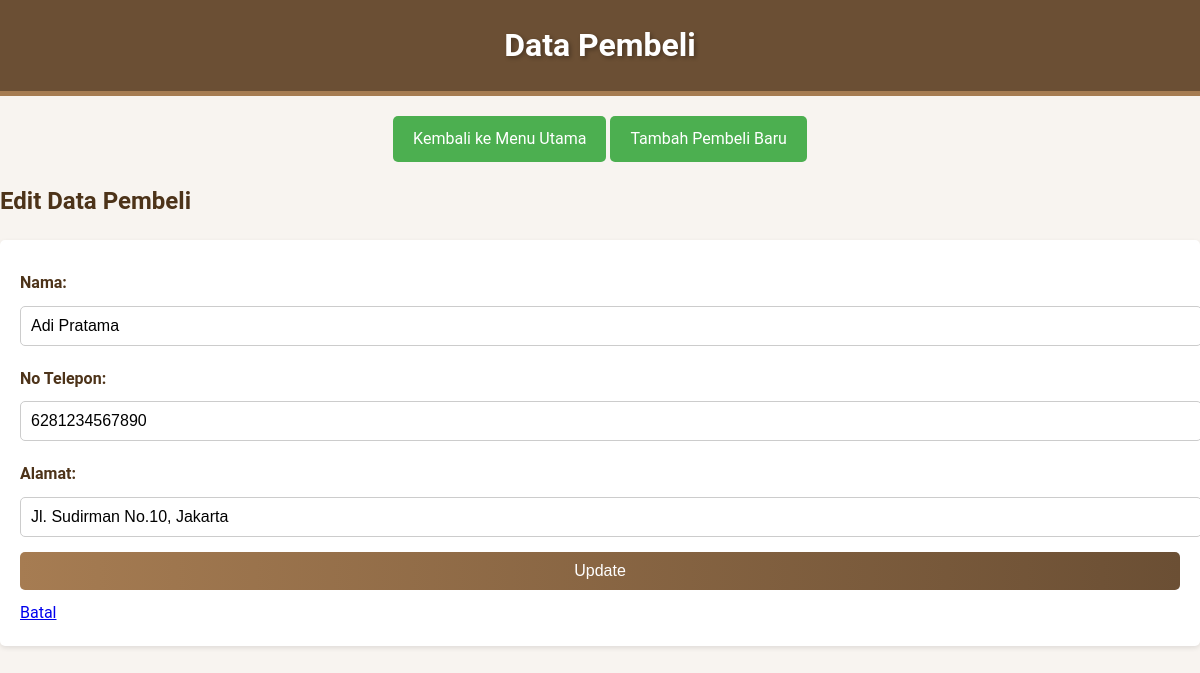
Page /pembeli.php?action=edit&id_pembeli=1 on the committed database.
### tables this page shows
CREATE TABLE pembeli (
    id_pembeli INT AUTO_INCREMENT PRIMARY KEY,
    nama VARCHAR(100),
    no_telepon BIGINT(16),
    alamat VARCHAR(150)
);

### pembeli.php (the view, shortened to what this page needs)
<?php include 'db.php'; ?>
<!DOCTYPE html>
<html lang="en">
<head>
    <link rel="stylesheet" href="style.css">
</head>
<body>
    <header>Data Pembeli</header>
    <div style="text-align: center; margin: 20px 0;">
        <a href="index.php" class="button-main">Kembali ke Menu Utama</a>
        <a href="?action=add" class="button-main">Tambah Pembeli Baru</a>
    </div>
    <?php
    if (isset($_GET['action']) && ($_GET['action'] === 'add' || $_GET['action'] === 'edit')) {
        $data = ['id_pembeli' => '', 'nama' => '', 'no_telepon' => '', 'alamat' => ''];
        if ($_GET['action'] === 'edit' && isset($_GET['id_pembeli'])) {
            $id_pembeli = $_GET['id_pembeli'];
            $result = $conn->query("SELECT * FROM pembeli WHERE id_pembeli=$id_pembeli");
            $data = $result->fetch_assoc();
        }
        ?>
        <h2><?php echo ($_GET['action'] === 'add') ? 'Tambah Pembeli Baru' : 'Edit Data Pembeli'; ?></h2>
        <form method="POST" action="">
            <label>Nama:</label>
            <input type="text" name="nama" value="<?php echo $data['nama']; ?>" required><br>
            <label>No Telepon:</label>
            <input type="number" name="no_telepon" value="<?php echo $data['no_telepon']; ?>" required><br>
            <label>Alamat:</label>
            <input type="text" name="alamat" value="<?php echo $data['alamat']; ?>" required><br>
            <button type="submit" name="<?php echo ($_GET['action'] === 'add') ? 'submit_add' : 'submit_edit'; ?>">
                <?php echo ($_GET['action'] === 'add') ? 'Simpan' : 'Update'; ?>
            </button>
            <a href="pembeli.php">Batal</a>
        </form>
        <?php
    }
    ?>
</body>
</html>

### style.css (style rules this page uses)
body { font-family: 'Roboto', Arial, sans-serif; margin: 0; padding: 0; background-color: #f8f4f0; background-image: url('https://www.transparenttextures.com/patterns/wood.png'); color: #4d3319; line-height: 1.6; }
header { background-color: #6b4f34; color: #fff; padding: 20px 10px; text-align: center; font-size: 2em; font-weight: bold; text-shadow: 2px 2px 4px rgba(0, 0, 0, 0.3); border-bottom: 5px solid #a67c52; }
form { margin: 20px 0; padding: 20px; background-color: #fff; border-radius: 5px; box-shadow: 0 2px 5px rgba(0, 0, 0, 0.1); }
label { display: block; margin: 10px 0 5px; font-weight: bold; }
input, select, button { width: 100%; padding: 10px; margin: 5px 0 10px; border: 1px solid #ccc; border-radius: 5px; font-size: 1em; }
button { background: linear-gradient(90deg, #a67c52, #6b4f34); color: white; border: none; cursor: pointer; transition: background 0.3s ease; }
.button-main { display: inline-block; background-color: #4CAF50; color: white; padding: 10px 20px; font-size: 1rem; border: none; border-radius: 5px; cursor: pointer; transition: background-color 0.3s ease; text-decoration: none; text-align: center; }

### rows in the picture
pembeli: nama "Adi Pratama", no_telepon "6281234567890", alamat "Jl. Sudirman No.10, Jakarta"
